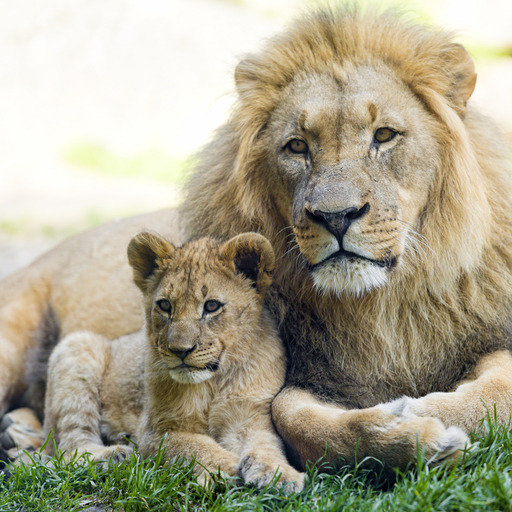
//> input picture lab2/lion.jpg, 512 x 512 px
$ ./main lion.jpg   (built with g++ and OpenCV 4)
//> lines starting //> are read from the running program, lines starting //| are printed output that depends on the picture
#include <opencv2/highgui.hpp>
#include <opencv2/imgproc.hpp>
#include <iostream>

using namespace cv;
using namespace std;

uchar Pixel1b(const Mat& image, const vector<vector<double>> &kernel, int i, int j)
{
    int pixel = 0;

    for(int k_i = 0; k_i < kernel.size(); ++k_i)
        for(int k_j = 0; k_j < kernel.size(); ++k_j)
            pixel += kernel[k_i][k_j] * image.at<uchar>(i - 1 + k_i, j - 1 + k_j);

    pixel = (pixel > 255) ? 255 : pixel;
    pixel = (pixel < 0) ? 0 : pixel;

    return pixel;
}

Vec3b Pixel3b(const Mat& image, const vector<vector<double>> &kernel, int i, int j)
{
    Vec3b pixel;

    for(int p = 0; p < 3; ++p)
    {
        pixel[p] = 0;
        for(int k_i = 0; k_i < kernel.size(); ++k_i)
            for(int k_j = 0; k_j < kernel.size(); ++k_j)
                pixel[p] += kernel[k_i][k_j] * image.at<Vec3b>(i - 1 + k_i, j - 1 + k_j)[p];

        pixel[p] = (pixel[p] > 255) ? 255 : pixel[p];
        pixel[p] = (pixel[p] < 0) ? 0 : pixel[p];
    }

    return pixel;
}

Mat customBlur(const Mat &image)
{
    Mat imageBlur = image.clone();

    int ksize = 3;

    vector<vector<double>> kernel(ksize, vector<double>(ksize, 1. / (ksize * ksize)));

    if(!imageBlur.type())
    {
        for(int i = 1; i < image.rows - 1; ++i)
            for(int j = 1; j < image.cols - 1; ++j)
                imageBlur.at<uchar>(i, j) = Pixel1b(image, kernel, i, j);
    }
    else
    {
        for(int i = 1; i < image.rows - 1; ++i)
            for(int j = 1; j < image.cols - 1; ++j)
                imageBlur.at<Vec3b>(i, j) = Pixel3b(image, kernel, i, j);
    }

    return imageBlur;
}

Mat gradientEast(const Mat &image)
{
    Mat imageGradEast = image.clone();

    vector<vector<double>> kernel = {{-1, 0, 1}, {-2, 0, 2}, {-1, 0, 1}};

    for(int i = 1; i < image.rows - 1; ++i)
        for(int j = 1; j < image.cols - 1; ++j)
            imageGradEast.at<uchar>(i, j) = Pixel1b(image, kernel, i, j);

    return imageGradEast;
}

int main(int argc, char *argv[])
{
    if(argc != 2)
    {
        cerr << "Error: image not found" << endl;
        return 1;
    }

    Mat imageOrig, imageGaussianBlur, imageGray;

    imageOrig = imread(argv[1]);
//> imageOrig is the input picture: 512 rows x 512 cols, CV_8UC3; mean B, G, R 142.6, 164.3, 169.2

    if(imageOrig.empty())
    {
        cerr << "Error: could not read the image" << endl;
        return 1;
    }

    GaussianBlur(imageOrig, imageGaussianBlur, Size(9, 9), 0);
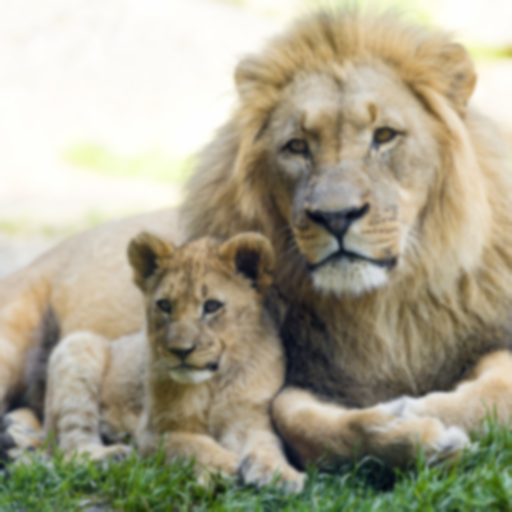
//> imageGaussianBlur: 512 rows x 512 cols, CV_8UC3; mean B, G, R 142.6, 164.3, 169.2
    cvtColor(imageOrig, imageGray, COLOR_BGR2GRAY);
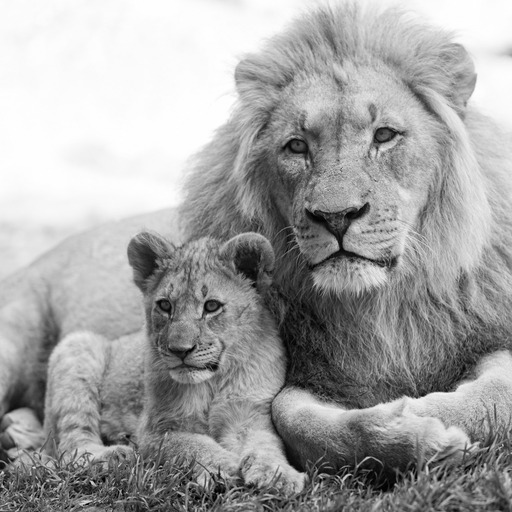
//> imageGray: 512 rows x 512 cols, CV_8UC1; min 0, max 255, mean 163.3

    imshow("Original image", imageOrig);
    imshow("GaussianBlur image", imageGaussianBlur);
    imshow("CustomBlur image", customBlur(imageOrig));
    imshow("Gradient East", gradientEast(imageGray));
//> after the loop in gradientEast, `for(int i = 1; i < image.rows - 1; ++i)`:
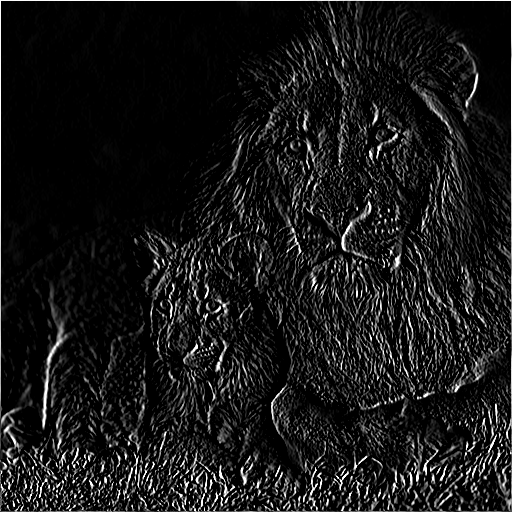
//> imageGradEast: 512 rows x 512 cols, CV_8UC1; min 0, max 255, mean 23.4

    waitKey(0);

    return 0;
}
